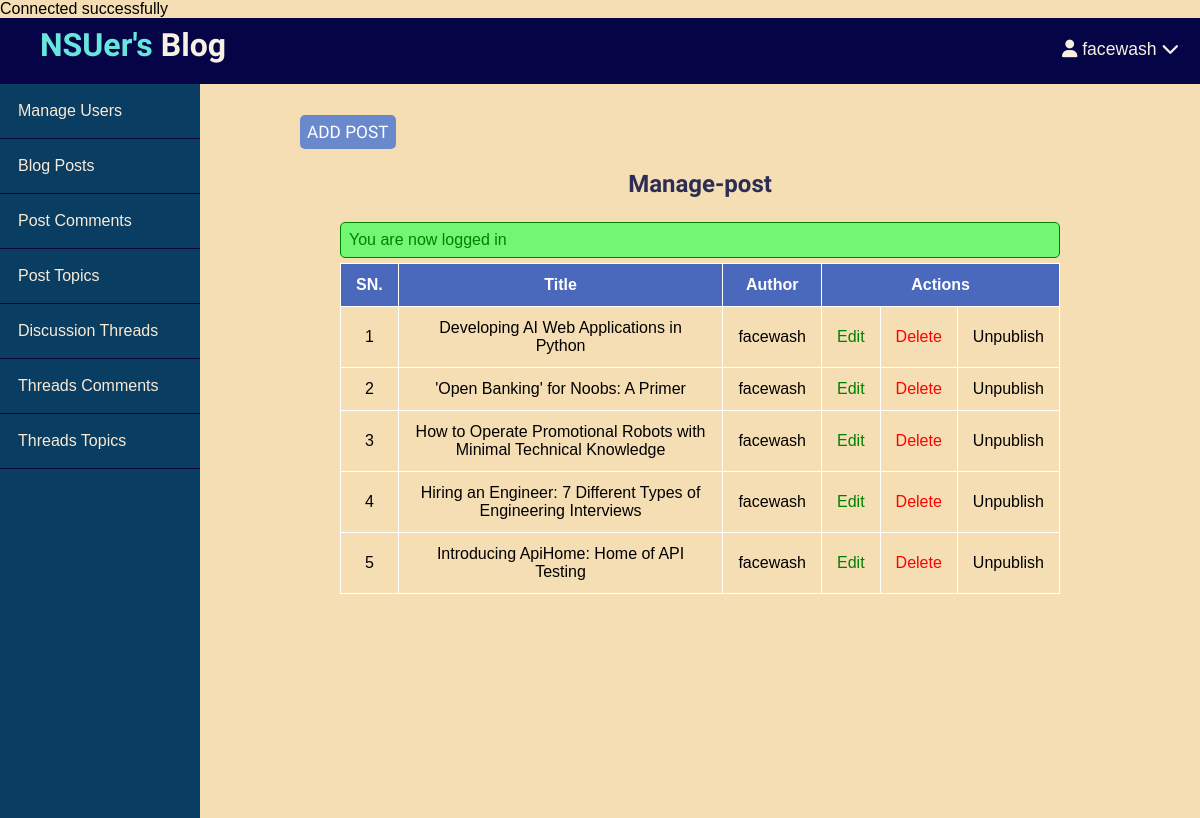
/admin/posts/index.php (signed in), run on the app's committed database.
### tables this page shows
CREATE TABLE `posts` (
  `id` int(11) NOT NULL,
  `user_id` int(11) NOT NULL,
  `topic_id` int(11) DEFAULT NULL,
  `title` varchar(255) NOT NULL,
  `image` varchar(255) NOT NULL,
  `body` text NOT NULL,
  `published` tinyint(4) NOT NULL,
  `created_at` datetime NOT NULL DEFAULT current_timestamp()
);

### app/database/db.php (called while the page is built, shortened)
<?php
require("connect.php");
function selectAll($table, $conditions = [])
{
    global $conn;
    $sql = "SELECT * FROM $table";
    if (empty($conditions)) {
        $statement = $conn->prepare($sql);
        $statement->execute();
        $records = $statement->get_result()->fetch_all(MYSQLI_ASSOC);
        return $records;
    }
}

### app/controllers/posts.php (called while the page is built, shortened)
<?php
include(ROOT_PATH . "/app/database/db.php");
$table = 'posts';
$posts = selectAll($table);

### admin/posts/index.php (the view, shortened to what this page needs)
<?php
include(ROOT_PATH . '/app/controllers/posts.php');
?>
<!DOCTYPE html>
<html lang="en">
<head>
    <link rel="stylesheet" href="../../assets/css/style.css">
    <link rel="stylesheet" href="../../assets/css/admin.css">
</head>
<body>
    <?php include(ROOT_PATH . "/app/includes/adminHeader.php"); ?>
    <div class="admin-wrapper">
        <?php include(ROOT_PATH . "/app/includes/adminSidebar.php"); ?>
        <div class="admin-content">
            <div class="bnt-group">
                <a href="create.php" class="btn btn-big">Add post</a>
            </div>
            <div class="content">
                <h2 class="page-title">Manage-post</h2>
                <?php include(ROOT_PATH . "/app/includes/messages.php") ?>
                <table>
                    <thead>
                        <th>SN.</th>
                        <th>Title</th>
                        <th>Author</th>
                        <th colspan="3">Actions</th>
                    </thead>
                    <tbody>
                    <tbody>
                        <?php foreach ($posts as $key => $post) : ?>
                            <tr>
                                <td>
                                    <?php echo $key + 1 ?>
                                </td>
                                <td>
                                    <?php echo $post['title'] ?>
                                </td>
                                <?php if (isset($_SESSION['id'])) : ?>
                                    <td>
                                        <?php echo $_SESSION['username'] ?>
                                    </td>
                                <?php endif; ?>
                                <td>
                                    <a href="edit.php?id=<?php echo $post['id']; ?>" class="edit">
                                        Edit
                                    </a>
                                </td>
                                <td>
                                    <a href="index.php?del_id=<?php echo $post['id'] ?>" class="delete">
                                        Delete
                                    </a>
                                </td>
                                <?php if ($post['published']) : ?>
                                    <td>
                                        <a href="edit.php?published=0&p_id=<?php echo $post['id'] ?>" class="unpublish">
                                            Unpublish
                                        </a>
                                    </td>
                                <?php endif; ?>
                            </tr>
                        <?php endforeach; ?>
                    </tbody>
                    </tbody>
                </table>
            </div>
        </div>
    </div>
</body>
</html>

### assets/css/style.css (style rules this page uses)
* { box-sizing: border-box; }
html, body { height: 100%; padding: 0px; margin: 0px; background: wheat; font-family: Arial, Helvetica, sans-serif; }
h1, h2, h3, h4, h5, h6 { font-family: "Trirong", serif; color: #2c2c54; margin: 5px; }
a { text-decoration: none; color: inherit; }
.btn { padding: 0.2rem 0.5rem; background: #6a89cc; color: #0c2461; border: 1px solid transparent; border-radius: 0.25rem; font-size: 1.08em; font-family: "Trirong", serif; }
.btn-big { padding: 0.5rem 1.1rem; line-height: 1rem; width: 100%; }
.content { width: 90%; margin: 30px auto 30px; margin-bottom: 100px; }
table { border-collapse: collapse; width: 100%; }
table td, table th { padding: 12px 15px; border: 1px solid white; text-align: center; font-size: 16px; }
table th { background-color: #4a69bd; color: white; }
.btn { background: #6a89cc; text-align: center; padding: 6px; border-radius: 5px; color: #fff; cursor: pointer; text-transform: uppercase; }

### assets/css/admin.css (style rules this page uses)
.admin-wrapper { display: flex; height: calc(100% - 66px); }
.admin-wrapper .admin-content { flex: 8; height: 100%; padding: 40px 100px 100px; overflow-y: scroll; }
.admin-content .page-title { text-align: center; margin-bottom: 1.5rem; }
table { width: 100%; border-collapse: collapse; font-size: 1.1rem; }
th,td { padding: 15px; text-align: left; border-bottom: 1px solid white; }
.edit { color: green; }
.delete { color: red; }

### data on the page
posts: title "Developing AI Web Applications in Python"
posts: title "'Open Banking' for Noobs: A Primer"
posts: title "How to Operate Promotional Robots with Minimal Technical Knowledge"
posts: title "Hiring an Engineer: 7 Different Types of Engineering Interviews"
posts: title "Introducing ApiHome: Home of API Testing"

### other printed values
$_SESSION['username'] "facewash"
$_SESSION['message'] "You are now logged in"
